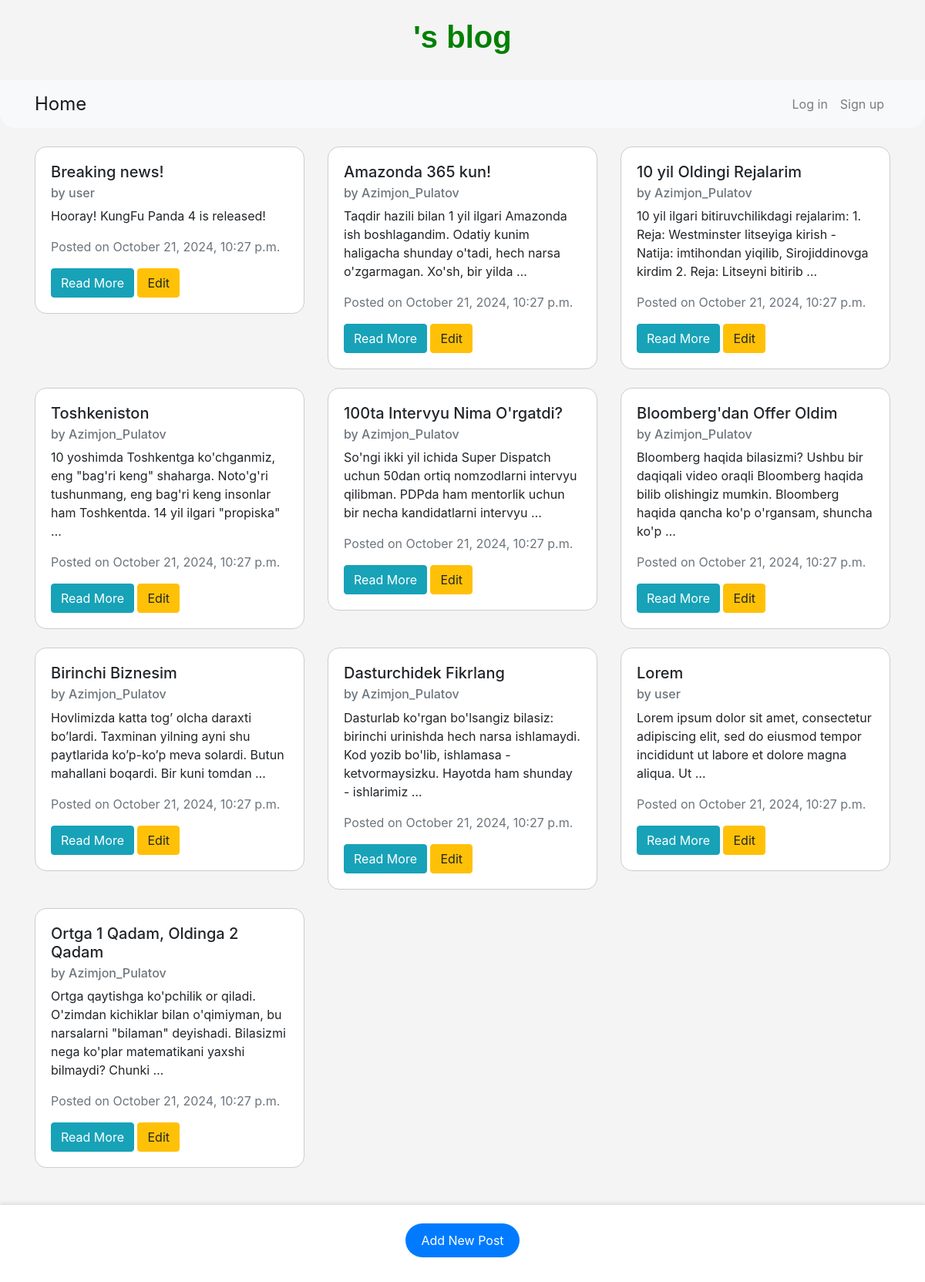
The page / on the database its author committed.
### blog_page/models.py (models this page shows, shortened)
class Post(models.Model):
    title = models.CharField(max_length=200)
    author = models.ForeignKey(
        'auth.User',
        on_delete = models.CASCADE
    )
    description = models.TextField()
    created_at = models.DateTimeField(auto_now_add=True)

### blog_page/views.py (the view)
# urls.py: path('', BlogListView.as_view(), name='home'),
class BlogListView(ListView):
    model = Post
    template_name = 'home.html'
    context_object_name = 'object_list'

### templates/home.html
{% extends 'base.html' %}
{% block content %}
<div class="row">
    {% for post in object_list %}
        <div class="col-md-4 mb-4">
            <div class="card" style="border: 1px solid #ccc; border-radius: 15px;">
                <div class="card-body">
                    <h5 class="card-title">{{ post.title }}</h5>
                    <h6 class="card-subtitle mb-2 text-muted" style="color: goldenrod;">by {{ post.author.username }}</h6>
                    <p class="card-text">{{ post.description|truncatewords:20 }}</p>
                    <p class="text-muted">Posted on {{ post.created_at|date:"F j, Y, g:i a" }}</p>
                    <a href="{% url 'post_detail' post.pk %}" class="btn btn-info">Read More</a>
                    <a href="{% url 'post_edit' post.pk %}" class="btn btn-warning">Edit</a>
                </div>
            </div>
        </div>
    {% endfor %}
</div>
{% endblock content %}

### static/css/base.css (style rules this page uses)
.card { border: none; }

### templates/base.html (style rules this page uses)
body { background-color: #f4f4f4; }

### rows shown on the page
Post: title "Breaking news!", author.username "user", description "Hooray! KungFu Panda 4 is released!", created_at "October 21, 2024, 10:27 p.m."
Post: title "Amazonda 365 kun!", author.username "Azimjon_Pulatov", description "Taqdir hazili bilan 1 yil ilgari Amazonda ish boshlagandim. Odatiy kunim haligacha shunday o'tadi, hech narsa o'zgarmagan. Xo'sh, bir yilda …", created_at "October 21, 2024, 10:27 p.m."
Post: title "10 yil Oldingi Rejalarim", author.username "Azimjon_Pulatov", description "10 yil ilgari bitiruvchilikdagi rejalarim: 1. Reja: Westminster litseyiga kirish - Natija: imtihondan yiqilib, Sirojiddinovga kirdim 2. Reja: Litseyni bitirib …", created_at "October 21, 2024, 10:27 p.m."
Post: title "Toshkeniston", author.username "Azimjon_Pulatov", description "10 yoshimda Toshkentga ko'chganmiz, eng \"bag'ri keng\" shaharga. Noto'g'ri tushunmang, eng bag'ri keng insonlar ham Toshkentda. 14 yil ilgari \"propiska\" …", created_at "October 21, 2024, 10:27 p.m."
Post: title "100ta Intervyu Nima O'rgatdi?", author.username "Azimjon_Pulatov", description "So'ngi ikki yil ichida Super Dispatch uchun 50dan ortiq nomzodlarni intervyu qilibman. PDPda ham mentorlik uchun bir necha kandidatlarni intervyu …", created_at "October 21, 2024, 10:27 p.m."
Post: title "Bloomberg'dan Offer Oldim", author.username "Azimjon_Pulatov", description "Bloomberg haqida bilasizmi? Ushbu bir daqiqali video oraqli Bloomberg haqida bilib olishingiz mumkin. Bloomberg haqida qancha ko'p o'rgansam, shuncha ko'p …", created_at "October 21, 2024, 10:27 p.m."
Post: title "Birinchi Biznesim", author.username "Azimjon_Pulatov", description "Hovlimizda katta tog’ olcha daraxti bo’lardi. Taxminan yilning ayni shu paytlarida ko’p-ko’p meva solardi. Butun mahallani boqardi. Bir kuni tomdan …", created_at "October 21, 2024, 10:27 p.m."
Post: title "Dasturchidek Fikrlang", author.username "Azimjon_Pulatov", description "Dasturlab ko'rgan bo'lsangiz bilasiz: birinchi urinishda hech narsa ishlamaydi. Kod yozib bo'lib, ishlamasa - ketvormaysizku. Hayotda ham shunday - ishlarimiz …", created_at "October 21, 2024, 10:27 p.m."
Post: title "Lorem", author.username "user", description "Lorem ipsum dolor sit amet, consectetur adipiscing elit, sed do eiusmod tempor incididunt ut labore et dolore magna aliqua. Ut …", created_at "October 21, 2024, 10:27 p.m."
Post: title "Ortga 1 Qadam, Oldinga 2 Qadam", author.username "Azimjon_Pulatov", description "Ortga qaytishga ko'pchilik or qiladi. O'zimdan kichiklar bilan o'qimiyman, bu narsalarni \"bilaman\" deyishadi. Bilasizmi nega ko'plar matematikani yaxshi bilmaydi? Chunki …", created_at "October 21, 2024, 10:27 p.m."
